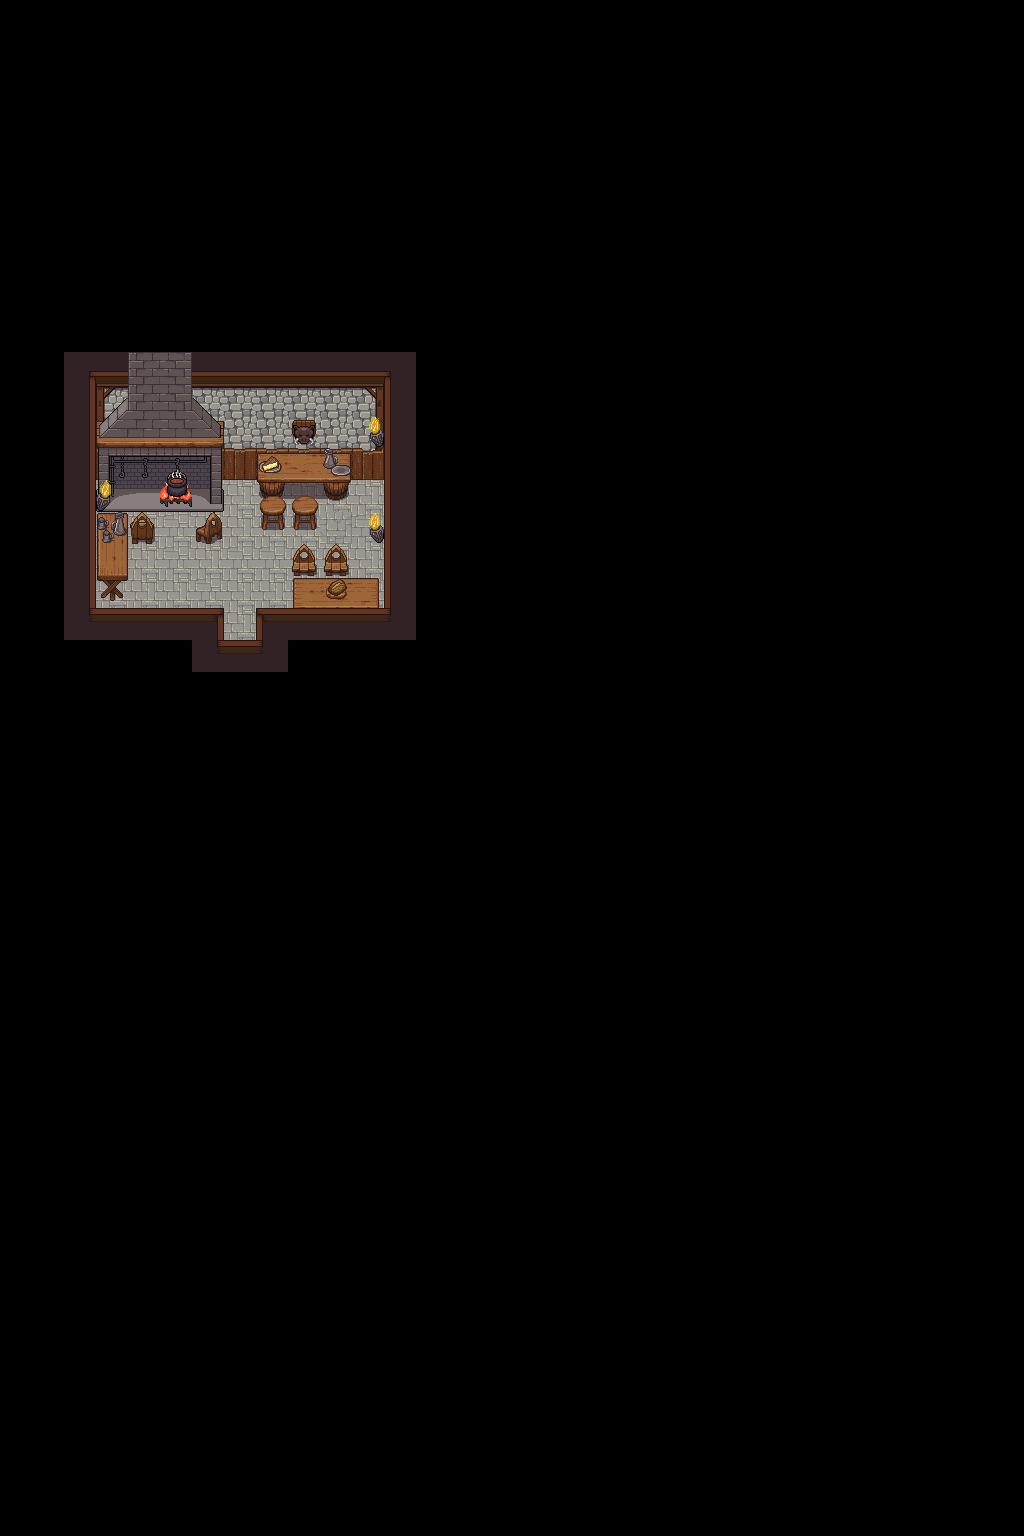

Tiled map render using the project's own tile images. Description and the map definition, with tile-layer contents summarised, below:
An orthogonal 32x48 tile map with 32x32 px tiles, 6 tile layers (Floor, Tile Layer 1, Tile Layer 2, Tile Layer 3, ...), 9 tilesets and 18 objects (planche, middle_entrance, exit_middle_tavern, forgeron).

<map version="1.10" tiledversion="1.11.2" orientation="orthogonal" renderorder="right-down" width="32" height="48" tilewidth="32" tileheight="32" infinite="0" nextlayerid="21" nextobjectid="34">
 <tileset firstgid="1" source="floors.tsx" />
 <tileset firstgid="2049" source="walls.tsx" />
 <tileset firstgid="8193" name="flute" tilewidth="64" tileheight="64" tilecount="273" columns="13">
  <image source="flautist.png" trans="ff00ff" width="832" height="1344" />
  <tile id="81">
   <animation>
    <frame tileid="81" duration="200" />
    <frame tileid="82" duration="100" />
    <frame tileid="83" duration="200" />
    <frame tileid="82" duration="100" />
   </animation>
  </tile>
 </tileset>
 <tileset firstgid="8466" name="lute" tilewidth="64" tileheight="64" tilecount="273" columns="13">
  <image source="lutist.png" trans="ff00ff" width="832" height="1344" />
  <tile id="183">
   <animation>
    <frame tileid="183" duration="100" />
    <frame tileid="184" duration="100" />
    <frame tileid="185" duration="100" />
    <frame tileid="186" duration="100" />
    <frame tileid="185" duration="100" />
    <frame tileid="183" duration="100" />
    <frame tileid="184" duration="100" />
    <frame tileid="185" duration="100" />
    <frame tileid="186" duration="100" />
    <frame tileid="187" duration="100" />
    <frame tileid="186" duration="100" />
   </animation>
  </tile>
  <tile id="185">
   <animation>
    <frame tileid="185" duration="200" />
    <frame tileid="184" duration="200" />
    <frame tileid="183" duration="200" />
    <frame tileid="183" duration="200" />
    <frame tileid="184" duration="200" />
    <frame tileid="185" duration="200" />
    <frame tileid="186" duration="200" />
   </animation>
  </tile>
 </tileset>
 <tileset firstgid="8739" name="drumstick" tilewidth="64" tileheight="64" tilecount="273" columns="13">
  <image source="drummer.png" trans="ff00ff" width="832" height="1344" />
  <tile id="186">
   <animation>
    <frame tileid="186" duration="200" />
    <frame tileid="185" duration="50" />
    <frame tileid="183" duration="100" />
    <frame tileid="182" duration="150" />
   </animation>
  </tile>
  <tile id="187">
   <animation>
    <frame tileid="187" duration="100" />
    <frame tileid="185" duration="100" />
    <frame tileid="183" duration="50" />
    <frame tileid="184" duration="100" />
    <frame tileid="186" duration="100" />
   </animation>
  </tile>
 </tileset>
 <tileset firstgid="9012" name="tavern-deco" tilewidth="32" tileheight="32" tilecount="896" columns="16">
  <image source="../tavern-deco.png" trans="ff00ff" width="512" height="1792" />
  <tile id="128">
   <animation>
    <frame tileid="128" duration="100" />
    <frame tileid="130" duration="100" />
    <frame tileid="132" duration="100" />
    <frame tileid="130" duration="100" />
   </animation>
  </tile>
  <tile id="129">
   <animation>
    <frame tileid="129" duration="100" />
    <frame tileid="131" duration="100" />
    <frame tileid="133" duration="100" />
    <frame tileid="131" duration="100" />
   </animation>
  </tile>
  <tile id="146">
   <animation>
    <frame tileid="146" duration="100" />
    <frame tileid="148" duration="100" />
    <frame tileid="150" duration="100" />
   </animation>
  </tile>
  <tile id="147">
   <animation>
    <frame tileid="147" duration="100" />
    <frame tileid="149" duration="100" />
    <frame tileid="151" duration="100" />
   </animation>
  </tile>
  <tile id="162">
   <animation>
    <frame tileid="162" duration="100" />
    <frame tileid="164" duration="100" />
    <frame tileid="166" duration="100" />
   </animation>
  </tile>
  <tile id="163">
   <animation>
    <frame tileid="163" duration="100" />
    <frame tileid="165" duration="100" />
    <frame tileid="167" duration="100" />
   </animation>
  </tile>
  <tile id="177">
   <animation>
    <frame tileid="177" duration="100" />
    <frame tileid="178" duration="100" />
    <frame tileid="179" duration="100" />
   </animation>
  </tile>
  <tile id="181">
   <animation>
    <frame tileid="181" duration="100" />
    <frame tileid="182" duration="100" />
    <frame tileid="183" duration="100" />
   </animation>
  </tile>
  <tile id="185">
   <animation>
    <frame tileid="185" duration="100" />
    <frame tileid="186" duration="100" />
    <frame tileid="187" duration="100" />
   </animation>
  </tile>
  <tile id="189">
   <animation>
    <frame tileid="189" duration="100" />
    <frame tileid="190" duration="100" />
    <frame tileid="191" duration="100" />
   </animation>
  </tile>
  <tile id="193">
   <animation>
    <frame tileid="193" duration="100" />
    <frame tileid="194" duration="100" />
    <frame tileid="195" duration="100" />
   </animation>
  </tile>
  <tile id="197">
   <animation>
    <frame tileid="197" duration="100" />
    <frame tileid="198" duration="100" />
    <frame tileid="199" duration="100" />
   </animation>
  </tile>
  <tile id="201">
   <animation>
    <frame tileid="201" duration="100" />
    <frame tileid="202" duration="100" />
    <frame tileid="203" duration="100" />
   </animation>
  </tile>
  <tile id="205">
   <animation>
    <frame tileid="205" duration="100" />
    <frame tileid="206" duration="100" />
    <frame tileid="207" duration="100" />
   </animation>
  </tile>
  <tile id="209">
   <animation>
    <frame tileid="209" duration="100" />
    <frame tileid="210" duration="100" />
    <frame tileid="211" duration="100" />
   </animation>
  </tile>
  <tile id="213">
   <animation>
    <frame tileid="213" duration="100" />
    <frame tileid="214" duration="100" />
    <frame tileid="215" duration="100" />
   </animation>
  </tile>
  <tile id="217">
   <animation>
    <frame tileid="217" duration="100" />
    <frame tileid="218" duration="100" />
    <frame tileid="219" duration="100" />
   </animation>
  </tile>
  <tile id="221">
   <animation>
    <frame tileid="221" duration="100" />
    <frame tileid="222" duration="100" />
    <frame tileid="223" duration="100" />
   </animation>
  </tile>
  <tile id="229">
   <animation>
    <frame tileid="229" duration="100" />
    <frame tileid="230" duration="100" />
    <frame tileid="231" duration="100" />
   </animation>
  </tile>
  <tile id="237">
   <animation>
    <frame tileid="237" duration="100" />
    <frame tileid="238" duration="100" />
    <frame tileid="239" duration="100" />
   </animation>
  </tile>
  <tile id="646">
   <animation>
    <frame tileid="646" duration="100" />
    <frame tileid="648" duration="100" />
    <frame tileid="650" duration="100" />
   </animation>
  </tile>
  <tile id="647">
   <animation>
    <frame tileid="647" duration="100" />
    <frame tileid="649" duration="100" />
    <frame tileid="651" duration="100" />
   </animation>
  </tile>
  <tile id="662">
   <animation>
    <frame tileid="662" duration="100" />
    <frame tileid="664" duration="100" />
    <frame tileid="666" duration="100" />
   </animation>
  </tile>
  <tile id="663">
   <animation>
    <frame tileid="663" duration="100" />
    <frame tileid="665" duration="100" />
    <frame tileid="667" duration="100" />
   </animation>
  </tile>
  <tile id="726">
   <animation>
    <frame tileid="726" duration="100" />
    <frame tileid="728" duration="100" />
    <frame tileid="730" duration="100" />
    <frame tileid="728" duration="100" />
   </animation>
  </tile>
  <tile id="727">
   <animation>
    <frame tileid="727" duration="100" />
    <frame tileid="729" duration="100" />
    <frame tileid="731" duration="100" />
    <frame tileid="729" duration="100" />
   </animation>
  </tile>
  <tile id="728">
   <animation>
    <frame tileid="728" duration="100" />
    <frame tileid="730" duration="100" />
    <frame tileid="728" duration="100" />
    <frame tileid="726" duration="100" />
   </animation>
  </tile>
  <tile id="729">
   <animation>
    <frame tileid="729" duration="100" />
    <frame tileid="731" duration="100" />
    <frame tileid="729" duration="100" />
    <frame tileid="727" duration="100" />
   </animation>
  </tile>
 </tileset>
 <tileset firstgid="9908" name="tavern-furniture" tilewidth="32" tileheight="32" tilecount="1024" columns="32">
  <image source="../tavern-furniture.png" trans="ff00ff" width="1024" height="1024" />
 </tileset>
 <tileset firstgid="10932" name="tavern-cooking" tilewidth="32" tileheight="32" tilecount="256" columns="16">
  <image source="../tavern-cooking.png" trans="ff00ff" width="512" height="512" />
  <tile id="82">
   <animation>
    <frame tileid="82" duration="100" />
    <frame tileid="83" duration="100" />
    <frame tileid="84" duration="100" />
    <frame tileid="85" duration="100" />
   </animation>
  </tile>
  <tile id="112">
   <animation>
    <frame tileid="112" duration="100" />
    <frame tileid="113" duration="100" />
    <frame tileid="114" duration="100" />
    <frame tileid="115" duration="100" />
    <frame tileid="116" duration="100" />
    <frame tileid="117" duration="100" />
   </animation>
  </tile>
  <tile id="128">
   <animation>
    <frame tileid="128" duration="100" />
    <frame tileid="129" duration="100" />
    <frame tileid="130" duration="100" />
    <frame tileid="131" duration="100" />
    <frame tileid="132" duration="100" />
    <frame tileid="133" duration="100" />
   </animation>
  </tile>
  <tile id="216">
   <animation>
    <frame tileid="216" duration="100" />
    <frame tileid="218" duration="100" />
    <frame tileid="220" duration="100" />
    <frame tileid="222" duration="100" />
   </animation>
  </tile>
  <tile id="217">
   <animation>
    <frame tileid="217" duration="100" />
    <frame tileid="219" duration="100" />
    <frame tileid="221" duration="100" />
    <frame tileid="223" duration="100" />
   </animation>
  </tile>
  <tile id="240">
   <animation>
    <frame tileid="240" duration="100" />
    <frame tileid="242" duration="100" />
    <frame tileid="244" duration="100" />
    <frame tileid="246" duration="100" />
   </animation>
  </tile>
  <tile id="241">
   <animation>
    <frame tileid="241" duration="100" />
    <frame tileid="243" duration="100" />
    <frame tileid="245" duration="100" />
    <frame tileid="247" duration="100" />
   </animation>
  </tile>
 </tileset>
 <tileset firstgid="11188" name="container" tilewidth="32" tileheight="32" tilecount="1024" columns="16">
  <image source="container2.png" trans="ff00ff" width="512" height="2048" />
 </tileset>
 <objectgroup id="20" name="Items">
  <object id="33" name="planche" x="366.5" y="499">
   <properties>
    <property name="scale" type="float" value="0.1" />
   </properties>
  </object>
 </objectgroup>
 <layer id="3" name="Floor" width="32" height="48">
  <data>[1536 cells, 72 non-empty, 13 distinct tile ids]</data>
 </layer>
 <layer id="1" name="Tile Layer 1" width="32" height="48">
  <data>[1536 cells, 19 non-empty, 19 distinct tile ids]</data>
 </layer>
 <layer id="2" name="Tile Layer 2" width="32" height="48">
  <data>[1536 cells, 12 non-empty, 12 distinct tile ids]</data>
 </layer>
 <layer id="7" name="Tile Layer 3" width="32" height="48">
  <data>[1536 cells, 13 non-empty, 10 distinct tile ids]</data>
 </layer>
 <layer id="6" name="Tile Layer 4" width="32" height="48">
  <data>[1536 cells, 3 non-empty, 2 distinct tile ids]</data>
 </layer>
 <layer id="4" name="Ceiling" width="32" height="48">
  <data>[1536 cells, 170 non-empty, 14 distinct tile ids]</data>
 </layer>
 <objectgroup id="15" name="Collision">
  <object id="16" x="94.6667" y="509.333" width="31.3333" height="97.3333" />
  <object id="17" x="93.3333" y="352" width="125.333" height="132.667" />
  <object id="18" x="216.667" y="353.333" width="41.3333" height="108" />
  <object id="19" x="256.667" y="457.333" width="93.3333" height="14" />
  <object id="20" x="349.333" y="376" width="35.3333" height="84.6667" />
  <object id="21" x="384.667" y="462" width="30.6667" height="179.333" />
  <object id="22" x="294" y="579.333" width="91.3333" height="58" />
  <object id="23" x="262" y="612.667" width="31.3333" height="25.3333" />
  <object id="24" x="184" y="620" width="32.6667" height="20.6667" />
  <object id="25" x="93.3333" y="616.667" width="121.333" height="18.6667" />
  <object id="26" x="91.3333" y="592.667" width="31.3333" height="22.6667" />
  <object id="27" x="202" y="642.667" width="74.6667" height="23.3333" />
  <object id="28" x="69.3333" y="468" width="24.6667" height="55.3333" />
  <object id="32" x="157.5" y="483.5" width="20" height="40.5" />
 </objectgroup>
 <objectgroup id="16" name="Spawn">
  <object id="29" name="middle_entrance" x="238.667" y="625.333" />
 </objectgroup>
 <objectgroup id="17" name="Transitions">
  <object id="30" name="exit_middle_tavern" x="238.667" y="612.667">
   <properties>
    <property name="target_map" value="village.tmx" />
    <property name="target_spawn" value="spawn_exit_middle_tavern" />
   </properties>
  </object>
 </objectgroup>
 <objectgroup id="18" name="NPCs">
  <object id="31" name="forgeron" x="168.5" y="529">
   <properties>
    <property name="scale" type="float" value="0.12" />
   </properties>
  </object>
 </objectgroup>
</map>
